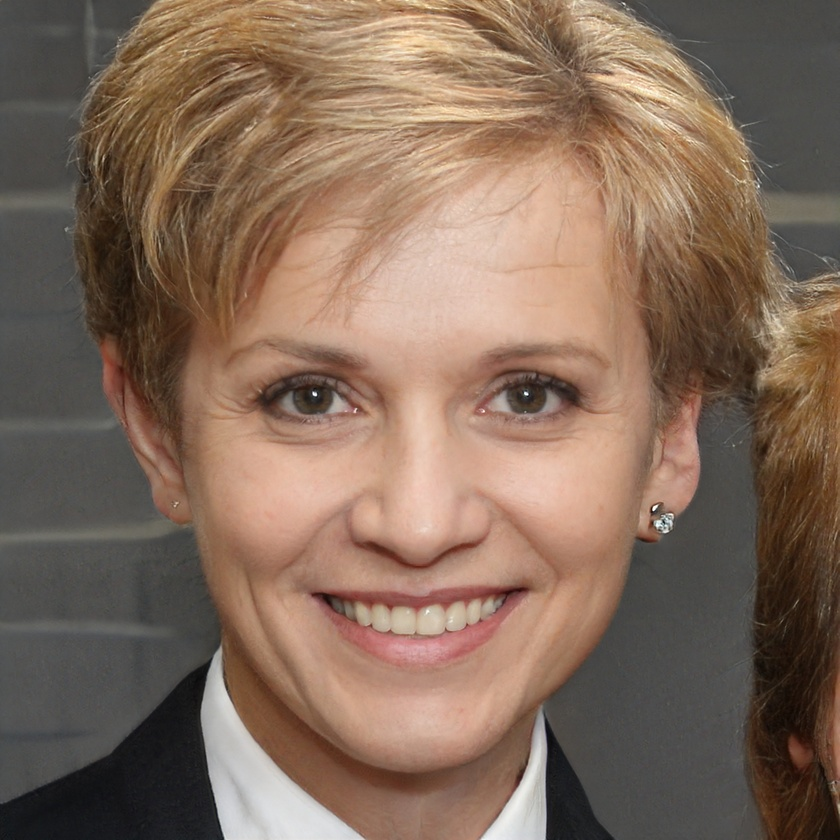
#> input picture Examples/9b97165876157931aefaf1f7e748123c.jpeg, 840 x 840 px, shrunk from 1024 x 1024 before the run, found by its file name
$ jupyter execute PrivyFilter_Face_Detection_and_Bluring_in_Photos.ipynb   (shell and % lines are left out)
#> lines starting #> are read from the running program, lines starting #| are printed output that depends on the picture; after the words box and inside, x2 and y2 are one past the last pixel; in counts of white or black regions, pixels touching at a corner belong together
### privyfilter/privyfilter.py
"""
Privy module
Privacy filter for photos for detecting faces and private information and scrubbing it.

To do:

"""

import numpy as np
import cv2
from PIL import Image
import os.path
from .people import People

mydir = os.path.dirname(os.path.abspath(__file__))
config_path = os.path.join(mydir, "Configs", "haarcascade_frontalface_default.xml")
face_cascade = cv2.CascadeClassifier(config_path)

class Privyfilter(object):
    """
    Common methods for processing the photos.
    """

    #Method for object creation - loading all the image processing libraries
    def __init__(self):
        faces = []
        self = self

    #Method for loading the models and libraries for the object
    @staticmethod
    def faceScrub(imgPath):
        #TODO: Change if to have option of sending cv2 object
        #filetest = os.path.isfile(imgPath)
        #if image no good throw error
        if os.path.isfile(imgPath) != True:
            #no file present
            if isinstance(imgPath, cv2):
                img = imgPath
            else:
                exit("No file or cv2 Object Present.")
        else:
            img = cv2.imread(imgPath)
        gray = cv2.cvtColor(img, cv2.COLOR_BGR2GRAY)
        faces = face_cascade.detectMultiScale(img, 1.3, 5)
        anonyimage = Privyfilter.find_and_blur(gray, img)
        return faces, anonyimage

    # Method for return face box coordinates boxes
    # [13 lines left out: function findFaces, not called in this run]

    #Method for annoymizing the faces
    @staticmethod
    def anonymize_face(image, blocks=6):
        (h, w) = image.shape[:2]
        xSteps = np.linspace(0, w, blocks + 1, dtype='int')
        ySteps = np.linspace(0, h, blocks + 1, dtype='int')
        for i in range(1, len(ySteps)):
            for j in range(1, len(xSteps)):
                startX = xSteps[j - 1]
                startY = ySteps[i - 1]
                endX = xSteps[j]
                endY = ySteps[i]
                roi = image[startY: endY, startX:endX]
                (B, G, R) = [int(x) for x in cv2.mean(roi)[:3]]
                cv2.rectangle(image, (startX, startY), (endX, endY), (B, G, R), -1)
        return image

    #Private Method for annoymizing the faces
    @staticmethod
    def find_and_blur(bw, color):
        face_cascade = cv2.CascadeClassifier(config_path)
        faces = face_cascade.detectMultiScale(bw, 1.1, 4)
        for (x, y, w, h) in faces:
            color[y:y+h, x:x+w] = Privyfilter.anonymize_face(color[y:y+h, x:x+w])
        return color

    #RemoveMetaData(imgPath)
    # [10 lines left out: function RemoveMetaData, not called in this run]

    @staticmethod
    def getFakeFace():
        return People.getRandomFakeFace()

    #swap faces between only two iamges
    # [30 lines left out: functions swapFaces, replaceFacesFake, not called in this run]

### Notebooks/PrivyFilter_Face_Detection_and_Bluring_in_Photos.ipynb
#Face Detection in Photos:
### [Matthew Davis](https://www.youtube.com/channel/UCJNZxBqs8ElqouPqAkZLlqg), 2020

[Repo for full implementation](https://github.com/Deamoner/GDPR-privacy-filter-photo-scrubbing)

This notebook is part of the larger Privy-Filter open source Photo de-identification library and services as the experimentation ground before objectifying into the library for distribution.

The colab uses some of the standard libraries to identify faces in images and return an erray of faces if there are more then one.

Important Resources Used:
- [OpenCV](https://opencv.org/) - Open Source library for computer vision
- [Privyfilter](https://github.com/Deamoner/privyfilter)

[cell 1]
#Load Libraries:
import numpy as np
import cv2
import matplotlib.pyplot as plt
from google.colab import files

[cell 2]
#Integrate google to allow photos to be uploaded
file=files.upload()
#> the answer given: 9b97165876157931aefaf1f7e748123c.jpeg
#extracting files names
allfiles = []
for fn in file.keys():
  allfiles.append(fn)

[cell 3]
#Config the pipeline and get the face location data
face_cascade = cv2.CascadeClassifier('haarcascade_frontalface_default.xml')
img = cv2.imread(allfiles[0])
#> img is the input picture: shape (840, 840, 3); mean B, G, R 90.6, 107, 131
#gray = cv2.cvtColor(img, cv2.COLOR_BGR2GRAY)
faces = face_cascade.detectMultiScale(img, 1.3, 5)
#> faces = [[125, 175, 582, 582]]
print(faces)
#| [[125 175 582 582]]

[cell 4]
#Showing the faces data and on the image
for (x,y,w,h) in faces:
    cv2.rectangle(img,(x,y),(x+w,y+h),(0,255,0),2)
#> this loop made 1 pass
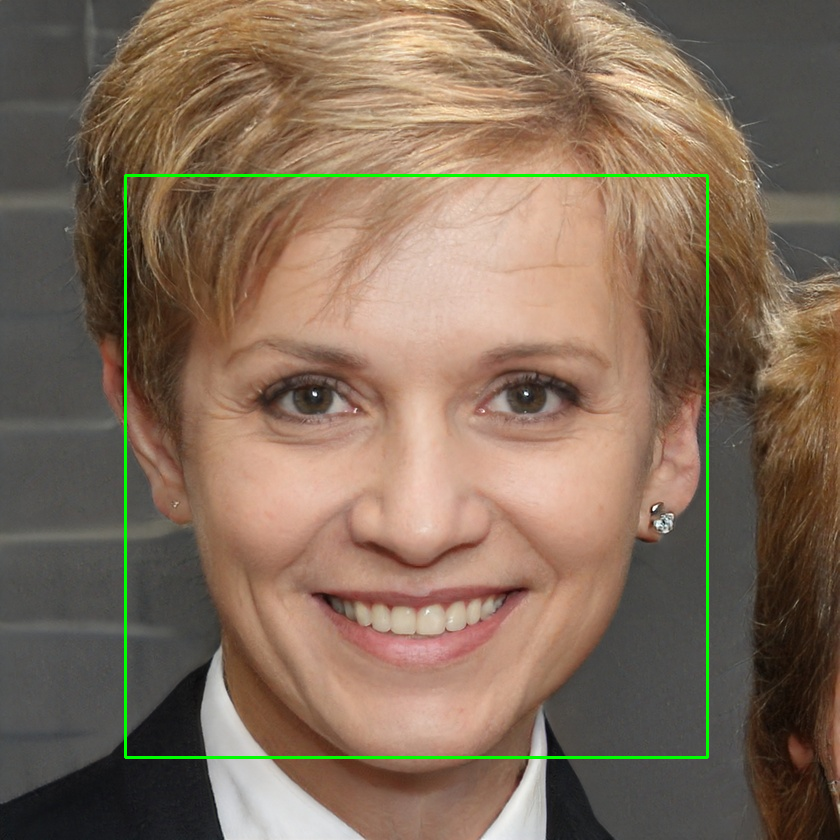
#> img: shape (840, 840, 3); 0.99% of pixels changed, all inside (x1, y1, x2, y2) = (124, 174, 709, 759)
    #roigray = gray[y:y+h, x:x+w]
    #roicolor = img[y:y+h, x:x+w]
plt.grid(None)
plt.xticks([])
plt.yticks([])
imgplot = plt.imshow(img)

[cell 5]
def anonymize_face(image, blocks=6):
    (h, w) = image.shape[:2]
    xSteps = np.linspace(0, w, blocks + 1, dtype='int')
    ySteps = np.linspace(0, h, blocks + 1, dtype='int')

    for i in range(1, len(ySteps)):
        for j in range(1, len(xSteps)):
            startX = xSteps[j - 1]
            startY = ySteps[i - 1]
            endX = xSteps[j]
            endY = ySteps[i]

            roi = image[startY: endY, startX:endX]
            (B, G, R) = [int(x) for x in cv2.mean(roi)[:3]]
            cv2.rectangle(image, (startX, startY), (endX, endY), (B, G, R), -1)

    return image

def find_and_blur(bw, color):
    cascade = cv2.CascadeClassifier('haarcascade_frontalface_default.xml')
    faces = cascade.detectMultiScale(bw, 1.1, 4)
#> faces = [[138, 185, 564, 564]]
    for (x, y, w, h) in faces:
        color[y:y+h, x:x+w] = anonymize_face(color[y:y+h, x:x+w])
#> this loop made 1 pass
#> (x, y) on pass 1: (138, 185)
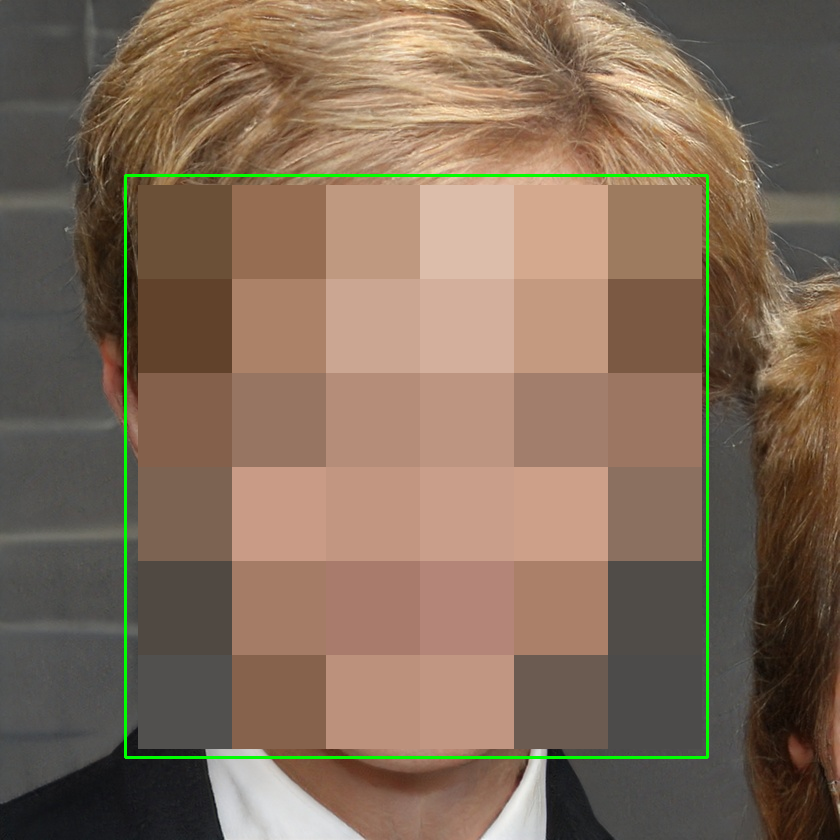
#> color: shape (840, 840, 3); mean B, G, R 89.6, 108.4, 129.7

[cell 6]
find_and_blur(img, img)

[cell 7]
# [5 lines of commented-out code are left out]
plt.grid(None)
plt.xticks([])
plt.yticks([])
imgplot = plt.imshow(img)

[cell 8]
#or just use our library
#https://github.com/Deamoner/privyfilter

[cell 9]
from privyfilter.privyfilter import Privyfilter as pf

faces, imger = pf.faceScrub(allfiles[0])
#> in faceScrub, `gray = cv2.cvtColor(img, cv2.COLOR_BGR2GRAY)`:
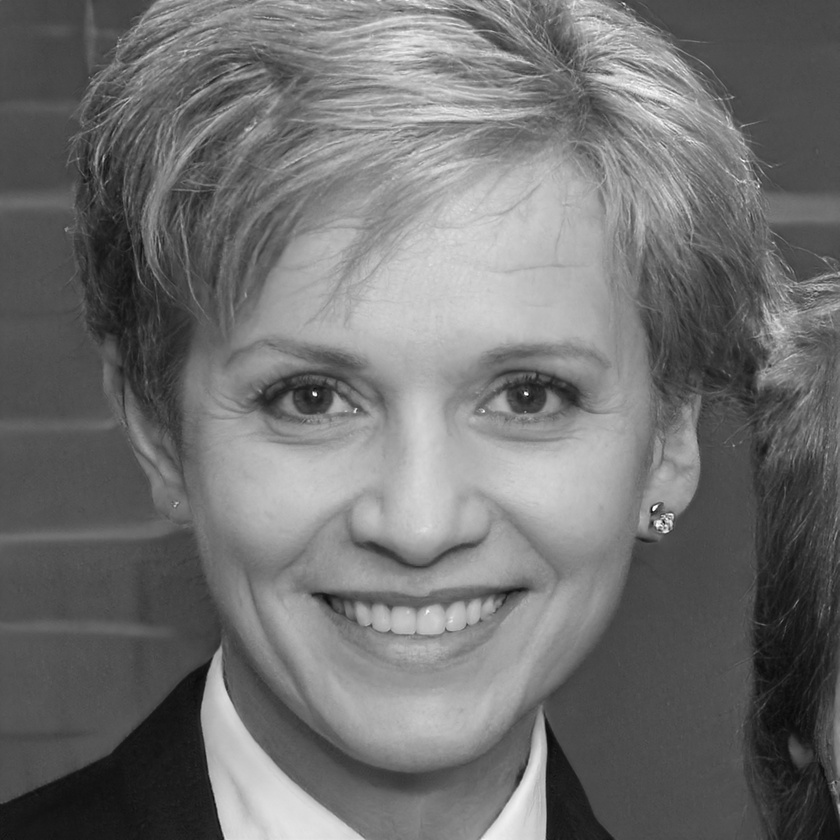
#> gray: shape (840, 840); min 9, max 255, mean 112.3
#> in faceScrub, `faces = face_cascade.detectMultiScale(img, 1.3, 5)`: faces = [[125, 175, 582, 582]]
#> in find_and_blur, `faces = face_cascade.detectMultiScale(bw, 1.1, 4)`: faces = [[137, 184, 563, 563]]
#> the loop in find_and_blur, `for (x, y, w, h) in faces:` made 1 pass
#> (x, y) on pass 1: (137, 184)
#> after the loop in find_and_blur, `for (x, y, w, h) in faces:`:
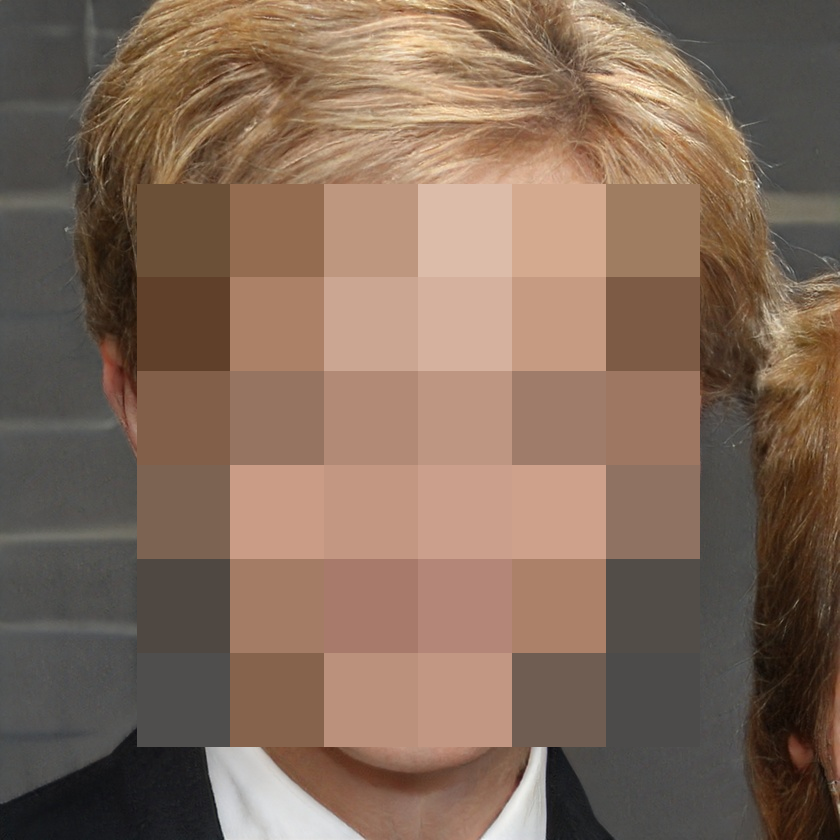
#> color: shape (840, 840, 3); mean B, G, R 90.3, 106.8, 130.8
print(faces)
#| [[125 175 582 582]]

$ run again, on Examples/tester.jpg
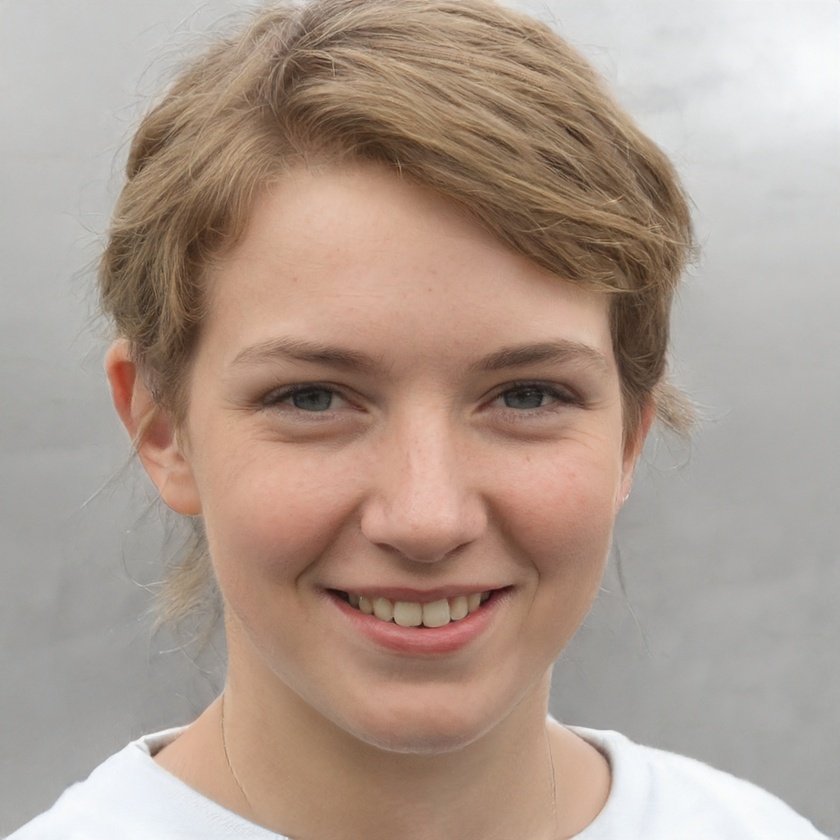
#> input picture Examples/tester.jpg, 840 x 840 px, shrunk from 1024 x 1024 before the run, found by its file name
#> img is the input picture: shape (840, 840, 3); mean B, G, R 142.8, 154.9, 173.8
#> `faces = face_cascade.detectMultiScale(img, 1.3, 5)`: faces = [[118, 170, 595, 595]]
#| [[118 170 595 595]]
#> the loop `for (x,y,w,h) in faces:` made 1 pass
#> after the loop `for (x,y,w,h) in faces:`:
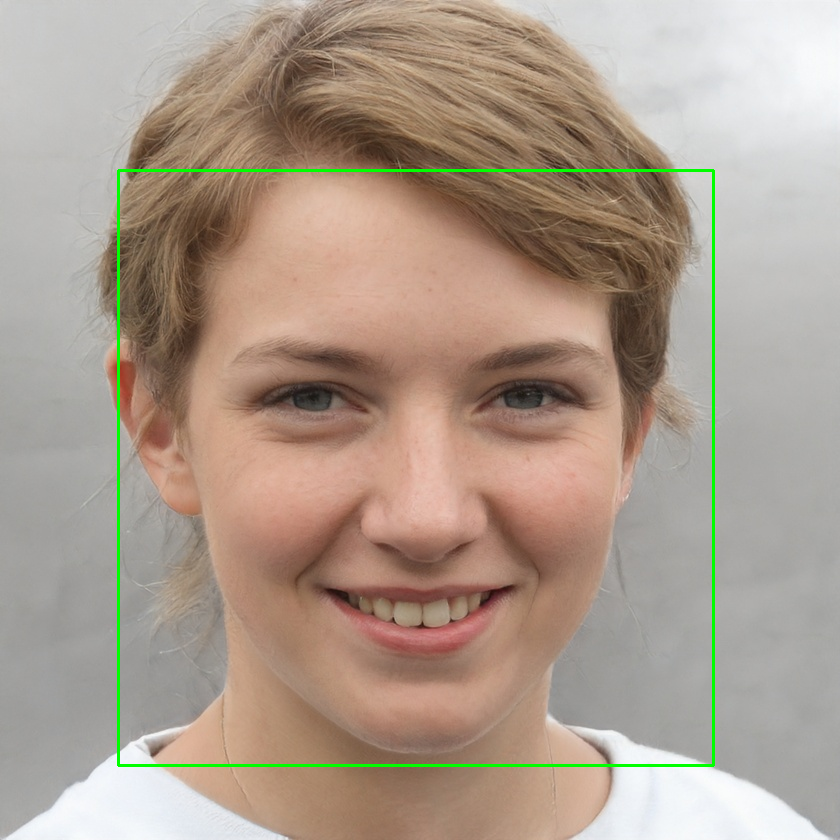
#> img: shape (840, 840, 3); 1.01% of pixels changed, all inside (x1, y1, x2, y2) = (117, 169, 715, 767)
#> in find_and_blur, `faces = cascade.detectMultiScale(bw, 1.1, 4)`: faces = [[115, 162, 605, 605]]
#> the loop in find_and_blur, `for (x, y, w, h) in faces:` made 1 pass
#> (x, y) on pass 1: (115, 162)
#> in faceScrub, `gray = cv2.cvtColor(img, cv2.COLOR_BGR2GRAY)`:
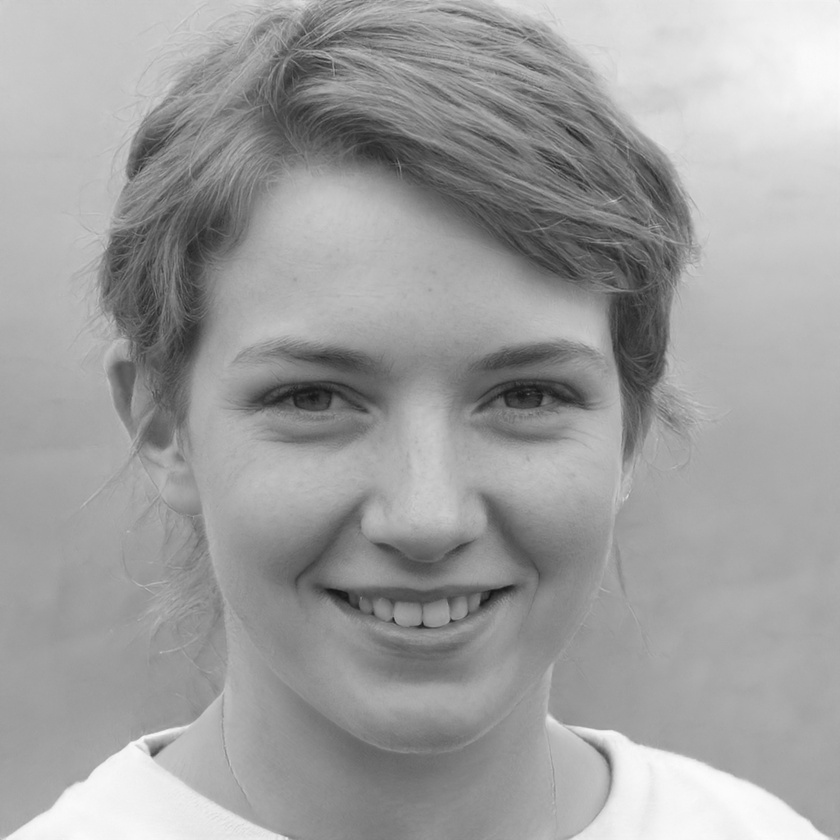
#> gray: shape (840, 840); min 20, max 252, mean 159.2
#> in faceScrub, `faces = face_cascade.detectMultiScale(img, 1.3, 5)`: faces = [[118, 170, 595, 595]]
#> in find_and_blur, `faces = face_cascade.detectMultiScale(bw, 1.1, 4)`: faces = [[119, 166, 598, 598]]
#> the loop in find_and_blur, `for (x, y, w, h) in faces:` made 1 pass
#> (x, y) on pass 1: (119, 166)
#| [[118 170 595 595]]
